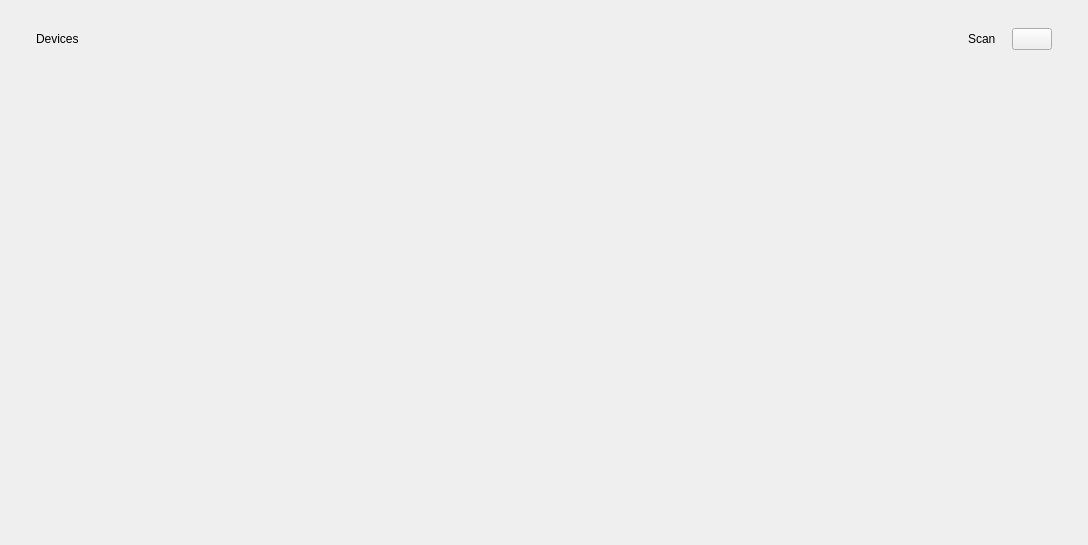
<?xml version="1.0" encoding="UTF-8"?>
<ui version="4.0">
 <class>ScopyHomePage</class>
 <widget class="QWidget" name="ScopyHomePage">
  <property name="geometry">
   <rect>
    <x>0</x>
    <y>0</y>
    <width>1088</width>
    <height>545</height>
   </rect>
  </property>
  <property name="windowTitle">
   <string>Form</string>
  </property>
  <layout class="QVBoxLayout" name="verticalLayout" stretch="1,4">
   <property name="spacing">
    <number>10</number>
   </property>
   <property name="leftMargin">
    <number>20</number>
   </property>
   <property name="topMargin">
    <number>20</number>
   </property>
   <property name="rightMargin">
    <number>20</number>
   </property>
   <property name="bottomMargin">
    <number>20</number>
   </property>
   <item>
    <layout class="QHBoxLayout" name="horizontalLayout">
     <property name="leftMargin">
      <number>0</number>
     </property>
     <property name="topMargin">
      <number>0</number>
     </property>
     <property name="rightMargin">
      <number>0</number>
     </property>
     <property name="bottomMargin">
      <number>0</number>
     </property>
     <item>
      <widget class="QWidget" name="DeviceListWidget" native="true">
       <layout class="QVBoxLayout" name="verticalLayout_3">
        <property name="leftMargin">
         <number>1</number>
        </property>
        <property name="topMargin">
         <number>0</number>
        </property>
        <property name="rightMargin">
         <number>1</number>
        </property>
        <property name="bottomMargin">
         <number>0</number>
        </property>
        <item>
         <widget class="QWidget" name="DeviceListHeader" native="true">
          <layout class="QHBoxLayout" name="horizontalLayout_2">
           <property name="leftMargin">
            <number>15</number>
           </property>
           <property name="topMargin">
            <number>8</number>
           </property>
           <property name="rightMargin">
            <number>15</number>
           </property>
           <property name="bottomMargin">
            <number>8</number>
           </property>
           <item>
            <widget class="QLabel" name="devicesLabel">
             <property name="text">
              <string>Devices</string>
             </property>
            </widget>
           </item>
           <item>
            <spacer name="horizontalSpacer">
             <property name="orientation">
              <enum>Qt::Horizontal</enum>
             </property>
             <property name="sizeHint" stdset="0">
              <size>
               <width>40</width>
               <height>20</height>
              </size>
             </property>
            </spacer>
           </item>
           <item>
            <layout class="QHBoxLayout" name="horizontalLayout_3">
             <property name="spacing">
              <number>16</number>
             </property>
             <property name="sizeConstraint">
              <enum>QLayout::SetMaximumSize</enum>
             </property>
             <property name="leftMargin">
              <number>0</number>
             </property>
             <property name="topMargin">
              <number>0</number>
             </property>
             <property name="rightMargin">
              <number>0</number>
             </property>
             <item>
              <widget class="QLabel" name="scanLabel">
               <property name="text">
                <string>Scan</string>
               </property>
              </widget>
             </item>
             <item>
              <widget class="scopy::SmallOnOffSwitch" name="btnScan">
               <property name="text">
                <string/>
               </property>
               <property name="checkable">
                <bool>true</bool>
               </property>
               <property name="checked">
                <bool>false</bool>
               </property>
              </widget>
             </item>
            </layout>
           </item>
          </layout>
         </widget>
        </item>
        <item>
         <widget class="scopy::DeviceBrowser" name="wDeviceBrowser" native="true">
          <property name="sizePolicy">
           <sizepolicy hsizetype="Expanding" vsizetype="Expanding">
            <horstretch>0</horstretch>
            <verstretch>0</verstretch>
           </sizepolicy>
          </property>
         </widget>
        </item>
       </layout>
      </widget>
     </item>
    </layout>
   </item>
   <item>
    <widget class="scopy::InfoPageStack" name="wInfoPageStack">
     <property name="sizePolicy">
      <sizepolicy hsizetype="Expanding" vsizetype="Expanding">
       <horstretch>0</horstretch>
       <verstretch>0</verstretch>
      </sizepolicy>
     </property>
    </widget>
   </item>
  </layout>
 </widget>
 <customwidgets>
  <customwidget>
   <class>scopy::DeviceBrowser</class>
   <extends>QWidget</extends>
   <header>devicebrowser.h</header>
   <container>1</container>
  </customwidget>
  <customwidget>
   <class>scopy::InfoPageStack</class>
   <extends>QStackedWidget</extends>
   <header>infopagestack.h</header>
   <container>1</container>
  </customwidget>
  <customwidget>
   <class>scopy::SmallOnOffSwitch</class>
   <extends>QPushButton</extends>
   <header>gui/smallOnOffSwitch.h</header>
  </customwidget>
 </customwidgets>
 <resources/>
 <connections/>
</ui>
